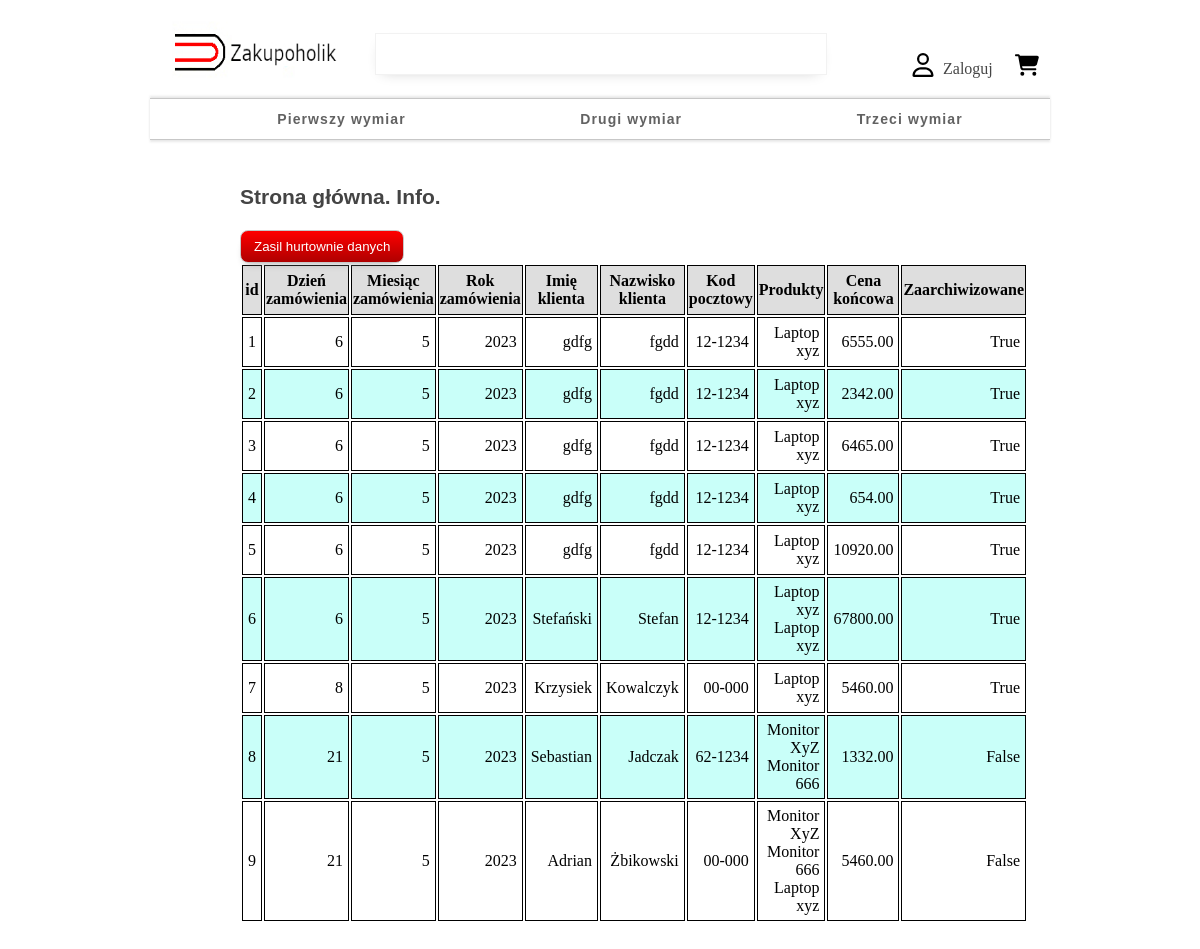
/dashboard/, run on the app's committed database.
### customer_orders/models.py (models this page shows, shortened)
class CustomerOrder(models.Model):
    create_date = models.DateTimeField(auto_now_add=True)
    paid_to = models.BooleanField(default=False)
    customer_first_name = models.CharField(max_length=80)
    customer_last_name = models.CharField(max_length=80)
    email = models.EmailField()
    address = models.CharField(max_length=270)
    zip_code = models.CharField(max_length=10)
    location = models.CharField(max_length=50)
    archived = models.BooleanField(default=False)

class ElementInCustomerOrder(models.Model):
    customer_order = models.ForeignKey(CustomerOrder, on_delete=models.CASCADE)
    product = models.ForeignKey(ProductShop, on_delete=models.CASCADE)
    amount = models.IntegerField(default=1)
    price_product = models.DecimalField(max_digits=7, decimal_places=2)
    @classmethod
    def get_all_element_in_order(cls, order: int):
        return cls.objects.filter(customer_order=order)

### main/models.py (models this page shows, shortened)
class ProductShop(models.Model):
    category_product = models.ForeignKey(CategoryProduct, on_delete=models.CASCADE)
    name_product = models.CharField(max_length=40, db_index=True)
    slug = models.SlugField(max_length=200, db_index=True)
    descriptions = models.TextField()
    average_grade = models.DecimalField(max_digits=2, decimal_places=1, default=5)
    image_product = models.ImageField(upload_to='media/image_product/%Y/%m%d')
    price = models.DecimalField(max_digits=6, decimal_places=2)
    promotion = models.BooleanField(default=False)
    available_product = models.BooleanField(default=True)
    class Meta:
        index_together = ('id', 'slug')

### dashboard/views.py (the view, shortened to what this page needs)
# urls.py: path('', views.DashboardView.as_view(), name='dashboard'),
class DashboardView(ListView):
    template_name = 'dashboard.html'
    model = CategoryProduct
    orders = CustomerOrder.get_all_orders()
    def get_context_data(self, **kwargs):
        context = super().get_context_data(**kwargs)
        context['all_orders'] = self.__get_list_orders()
        return context
    def __count_the_order_amount(self, elements):
        total_price = 0
        for element in elements:
            total_price = element.price_product * element.amount
        return total_price
    def __create_object_order(self, order, archived=False):
        elements = ElementInCustomerOrder.get_all_element_in_order(order.id)
        total_price = self.__count_the_order_amount(elements)
        obj = {
            "id": order.id,
            "create_date_day": f'{order.create_date.date().day}',
            "create_date_month": f'{order.create_date.date().month}',
            "create_date_year": f'{order.create_date.date().year}',
            "name_customer": order.customer_first_name,
            "customer_last_name": order.customer_last_name,
            "zip_code": order.zip_code,
            "archived": order.archived,
            "products": elements,
            "total_price": total_price
        }
        if archived:
            el = CustomerOrder.objects.filter(id=order.id).first()
            el.archived = True
            el.save()
        return obj
    def __get_list_orders(self):
        orders = [self.__create_object_order(order) for order in self.orders]
        return orders

### dashboard/templates/dashboard.html (shortened to what this page needs)
{% load static %}
<!doctype html>
<html lang="en">
<head>
    <link rel="stylesheet" href="{% static 'css/main.css' %}">
    <link rel="stylesheet" href="{% static 'css/dashboard.css' %}">
</head>
<body>
<div class="wrapper-main">
    <header>
        <div class="img">
            <img src="{% static 'img/logo.jpg' %}" alt="logo">
        </div>
        <div class="searcher">
            <div class="search-border">
                <input type="text" name="searcher">
            </div>
        </div>
        <div class="user_menu">
            {% if user.is_authenticated %}
                <a class="login" href="{% url 'logout' %}">
                    <img src="{% static 'img/user.svg' %}" alt="user">
                    <p>{{ user.username }}</p>
                </a>
            {% else %}
                <a class="login" href="{% url 'login' %}">
                    <img src="{% static 'img/user.svg' %}" alt="user">
                    <p>Zaloguj</p>
                </a>
            {% endif %}
            <div class="cart">
                <a href="{% url 'shopping_cart:shopping_cart_detail' %}">
                    <img src="{% static 'img/cart-shopping.svg' %}" alt="cart">
                </a>
            </div>
        </div>
    </header>
    <div class="content-wrap">
        <nav id="data_warehouse_menu">
            <ul>
                <li>
                    <a href="{% url 'dashboard:first_dimension' %}">Pierwszy wymiar</a>
                </li>
                <li>
                    <a href="{% url 'dashboard:second_dimension' %}">Drugi wymiar</a>
                </li>
                <li>
                    <a href="{% url 'dashboard:third_dimension' %}">Trzeci wymiar</a>
                </li>
            </ul>
        </nav>
        <div class="content">
            <h3>Strona główna. Info.</h3>
            <form action="" method="post">
                <button>Zasil hurtownie danych</button>
            </form>
            <div class="orders_list">
                <table>
                    <tr>
                        <th class="small">id</th>
                        <th class="small">Dzień zamówienia</th>
                        <th class="small">Miesiąc zamówienia</th>
                        <th>Rok zamówienia</th>
                        <th>Imię klienta</th>
                        <th>Nazwisko klienta</th>
                        <th>Kod pocztowy</th>
                        <th>Produkty</th>
                        <th>Cena końcowa</th>
                        <th>Zaarchiwizowane</th>
                    </tr>
                    {% for order in all_orders %}
                        <tr class="{% if order.id|divisibleby:2 %}even{% else %}odd{% endif %}">
                            <td>{{ order.id }}</td>
                            <td>{{ order.create_date_day }}</td>
                            <td>{{ order.create_date_month }}</td>
                            <td>{{ order.create_date_year }}</td>
                            <td>{{ order.name_customer }}</td>
                            <td>{{ order.customer_last_name }}</td>
                            <td>{{ order.zip_code }}</td>
                            <td>
                                {% for product in order.products %}
                                    {{ product.product.name_product }} <br>
                                {% endfor %}
                            </td>
                            <td>{{ order.total_price }}</td>
                            <td>{{ order.archived }}</td>
                        </tr>
                    {% endfor %}
                </table>
            </div>
        </div>
    </div>
</div>
</body>
</html>

### main/static/css/main.css (style rules this page uses)
div.wrapper-main { width: 75vw; margin: 0 auto; }
header { display: flex; flex-direction: row; line-height: 90px; justify-content: space-between; margin: 0 auto; }
header div.img { width: 300px; height: 85px; }
header div.img img { width: 100%; height: 100%; }
div.user_menu { display: flex; flex-direction: row; }
nav { height: 40px; border-top: 0.5px solid #c7c7c7; border-bottom: 0.5px solid #c7c7c7; margin-bottom: 10px; box-shadow: 0 2px 2px rgba(204, 204, 204, 0.46), 0 -2px 2px rgba(204, 204, 204, 0.46); }
nav ul { list-style: none; display: flex; flex-direction: row; justify-content: space-around; margin: 0 auto; }
nav ul li { line-height: 40px; font-family: Verdana, sans-serif; font-size: 14px; font-weight: 600; letter-spacing: 1.1px; }
nav ul li a { text-decoration: none; color: #626262; }
div.searcher { width: 700px; display: block; padding: 25px 0; height: 40px }
div.search-border { display: flex; flex-direction: row; width: 450px; height: 40px; border: .5px solid rgba(225, 225, 225, 0.42); -webkit-box-shadow: -1px 5px 14px -8px rgba(200, 200, 200, 1); -moz-box-shadow: -1px 5px 14px -8px rgba(200, 200, 200, 1); box-shadow: -1px 5px 14px -8px rgba(200, 200, 200, 1); }
div.searcher input { width: 420px; height: 36px; border: none; }
div.user_menu { width: 200px; display: flex; height: 90px; justify-content: space-around; }
div.user_menu div.cart a { display: inline-block; line-height: 90px; text-decoration: none; color: #464646; }
div.user_menu div.cart a img { margin-top: 45px; width: 24px; height: 24px }
div.user_menu a.login { display: flex; flex-direction: row; height: 90px; line-height: 90px; text-decoration: none; color: #464646; }
div.user_menu a.login img { font-size: 21px; vertical-align: middle; width: 24px; height: 24px; margin-right: 8px; margin-top: 45px }
div.content { width: 80%; margin: 45px auto; }
div.content h3 { font-family: Verdana, sans-serif; font-size: 21px; color: #444444; }

### main/static/css/dashboard.css (style rules this page uses)
table tr { height: 50px; }
table tr th { width: 230px; border: .5px solid black; background-color: #dedede; }
table tr th.small { width: 40px }
table tr td { text-align: right; border: .5px solid black; padding: 5px; }
table tr.even { background-color: #c9fff9; }
form button { background: linear-gradient(red, #af0000); font-family: Verdana, sans-serif; color: white; padding:8px 13px; border: 0.5px solid rgb(199, 199, 199); border-radius: 8px; -webkit-box-shadow: -2px 7px 9px -8px rgba(141, 141, 141, 1); -moz-box-shadow: -2px 7px 9px -8px rgba(141, 141, 141, 1); box-shadow: -2px 7px 9px -8px rgba(141, 141, 141, 1); }

### data on the page
CustomerOrder: name_customer "gdfg", customer_last_name "fgdd", zip_code "12-1234"
ElementInCustomerOrder: product.name_product "Laptop xyz"
CustomerOrder: name_customer "gdfg", customer_last_name "fgdd", zip_code "12-1234"
ElementInCustomerOrder: product.name_product "Laptop xyz"
CustomerOrder: name_customer "gdfg", customer_last_name "fgdd", zip_code "12-1234"
ElementInCustomerOrder: product.name_product "Laptop xyz"
CustomerOrder: name_customer "gdfg", customer_last_name "fgdd", zip_code "12-1234"
ElementInCustomerOrder: product.name_product "Laptop xyz"
CustomerOrder: name_customer "gdfg", customer_last_name "fgdd", zip_code "12-1234"
ElementInCustomerOrder: product.name_product "Laptop xyz"
CustomerOrder: name_customer "Stefański", customer_last_name "Stefan", zip_code "12-1234"
ElementInCustomerOrder: product.name_product "Laptop xyz"
ElementInCustomerOrder: product.name_product "Laptop xyz"
CustomerOrder: name_customer "Krzysiek", customer_last_name "Kowalczyk", zip_code "00-000"
ElementInCustomerOrder: product.name_product "Laptop xyz"
CustomerOrder: name_customer "Sebastian", customer_last_name "Jadczak", zip_code "62-1234"
ElementInCustomerOrder: product.name_product "Monitor XyZ"
ElementInCustomerOrder: product.name_product "Monitor 666"
CustomerOrder: name_customer "Adrian", customer_last_name "Żbikowski", zip_code "00-000"
ElementInCustomerOrder: product.name_product "Monitor XyZ"
ElementInCustomerOrder: product.name_product "Monitor 666"
ElementInCustomerOrder: product.name_product "Laptop xyz"

### other printed values
{{ order.id }} "1" "2" "3" "4" "5" "6" "7" "8" "9"
{{ order.create_date_day }} "6" "6" "6" "6" "6" "6" "8" "21" "21"
{{ order.create_date_month }} "5" "5" "5" "5" "5" "5" "5" "5" "5"
{{ order.create_date_year }} "2023" "2023" "2023" "2023" "2023" "2023" "2023" "2023" "2023"
{{ order.total_price }} "6555.00" "2342.00" "6465.00" "654.00" "10920.00" "67800.00" "5460.00" "1332.00" "5460.00"
{{ order.archived }} "True" "True" "True" "True" "True" "True" "True" "False" "False"
